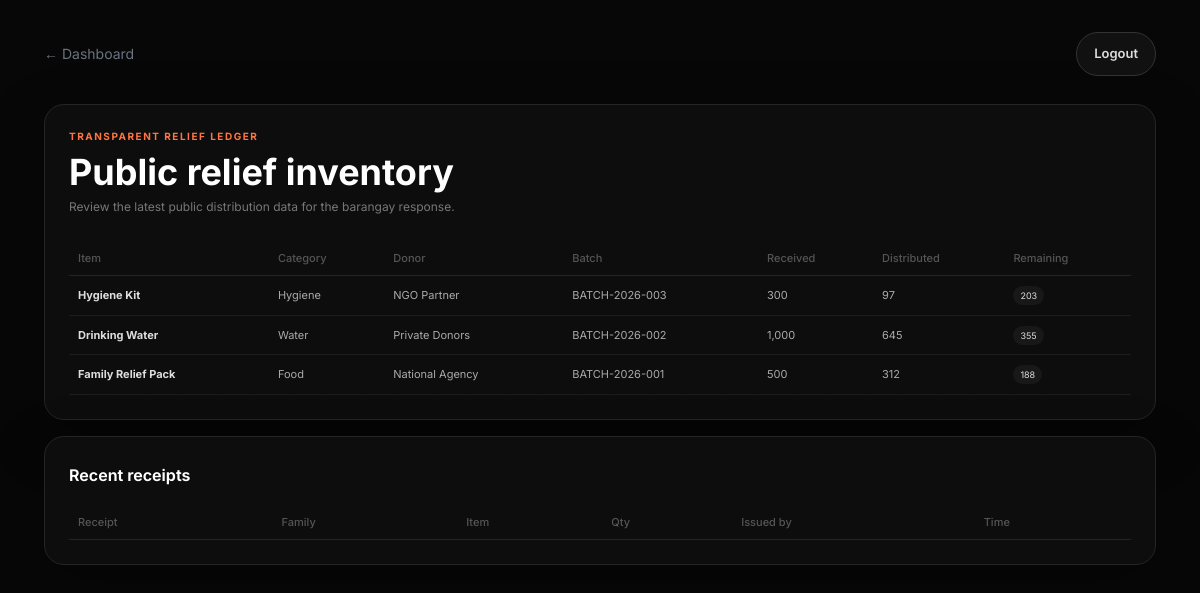
Screenshot of /relief.php (signed in) with the database file from the repository.
### tables this page shows
CREATE TABLE IF NOT EXISTS relief_inventory (
    id INT AUTO_INCREMENT PRIMARY KEY,
    item_name VARCHAR(120) NOT NULL,
    category VARCHAR(80) NOT NULL,
    quantity_received INT DEFAULT 0,
    quantity_distributed INT DEFAULT 0,
    unit VARCHAR(40) DEFAULT 'packs',
    donor VARCHAR(150),
    batch_code VARCHAR(60),
    received_at TIMESTAMP DEFAULT CURRENT_TIMESTAMP
);

### config.php (called while the page is built, shortened)
<?php
function current_user() {
    return $_SESSION['user'] ?? null;
}
?>

### helpers.php (called while the page is built, shortened)
<?php
function e($value) {
    return htmlspecialchars((string)$value, ENT_QUOTES, 'UTF-8');
}
function db_rows($conn, $sql, $fallback = [], $params = []) {
    $result = $conn->query($sql);
    return $result->fetch_all(MYSQLI_ASSOC);
}
?>

### relief.php (the view, shortened to what this page needs)
<?php
require_once "config.php";
require_once "helpers.php";
$isAdmin = (current_user()['role'] ?? '') === 'admin';
$inventory = db_rows($conn, "SELECT * FROM relief_inventory ORDER BY id DESC", []);
?>
<!doctype html><html><head><script src="https://cdn.tailwindcss.com"></script><link rel="stylesheet" href="app.css"></head>
<body class="bg-ink text-white min-h-screen"><div class="max-w-6xl mx-auto px-5 py-8"><div class="flex items-center justify-between gap-3"><a href="index.php" class="text-gray-500 text-sm">← Dashboard</a><a href="logout.php" class="btn btn-ghost">Logout</a></div>
<div class="mt-7 panel p-6"><div class="section-label">TRANSPARENT RELIEF LEDGER</div><h1 class="text-4xl font-bold mt-2"><?= $isAdmin ? 'Inventory & distribution control' : 'Public relief inventory' ?></h1><p class="muted mt-2"><?= $isAdmin ? 'Monitor incoming stock, distribution, and receipts for the local response.' : 'Review the latest public distribution data for the barangay response.' ?></p>
<div class="table-wrap mt-6"><table><thead><tr><th>Item</th><th>Category</th><th>Donor</th><th>Batch</th><th>Received</th><th>Distributed</th><th>Remaining</th></tr></thead><tbody><?php foreach($inventory as $i):?><tr><td><b><?=e($i['item_name'])?></b></td><td><?=e($i['category'])?></td><td><?=e($i['donor'])?></td><td><?=e($i['batch_code'])?></td><td><?=number_format($i['quantity_received'])?></td><td><?=number_format($i['quantity_distributed'])?></td><td><span class="remaining"><?=number_format($i['quantity_received']-$i['quantity_distributed'])?></span></td></tr><?php endforeach;?></tbody></table></div></div>
<div class="panel p-6 mt-4"><h2 class="text-xl font-semibold mb-4">Recent receipts</h2><div class="table-wrap"><table><thead><tr><th>Receipt</th><th>Family</th><th>Item</th><th>Qty</th><th>Issued by</th><th>Time</th></tr></thead></table></div></div></div></body></html>

### app.css (style rules this page uses)
* { box-sizing:border-box }
html { scroll-behavior:smooth }
body { font-family:Inter,system-ui,sans-serif;background:#070707 }
body:before { content:"";position:fixed;inset:0;pointer-events:none;opacity:.18;background-image:linear-gradient(rgba(255,255,255,.035) 1px,transparent 1px),linear-gradient(90deg,rgba(255,255,255,.025) 1px,transparent 1px);background-size:36px 36px }
.glass,.panel { background:rgba(15,15,15,.86);border:1px solid #252525;box-shadow:0 20px 60px rgba(0,0,0,.28) }
.btn { display:inline-flex;align-items:center;justify-content:center;border-radius:999px;padding:11px 17px;font-size:13px;font-weight:600;transition:.2s;border:1px solid #333 }
.btn-ghost { background:#111;color:#ddd }
.panel { border-radius:20px }
.panel h2 { font-size:16px;font-weight:650 }
.panel-head p,.panel p { color:#777;font-size:12px;margin-top:5px }
.section-label { font-size:10px;letter-spacing:.15em;color:#ff7542;font-weight:700 }
.muted { color:#777;line-height:1.7 }
.table-wrap { overflow:auto }
table { width:100%;border-collapse:collapse;font-size:11px }
th { text-align:left;color:#555;font-weight:500;padding:9px;border-bottom:1px solid #242424 }
td { padding:11px 9px;border-bottom:1px solid #1d1d1d;color:#aaa }
td b { display:block;color:#ddd }
.risk,.priority,.remaining { padding:4px 7px;border-radius:999px;font-size:9px }
.remaining { background:#181818;color:#ddd }

### rows the page displays
relief_inventory: item_name "Hygiene Kit", category "Hygiene", donor "NGO Partner", batch_code "BATCH-2026-003", quantity_received "300", quantity_distributed "97", $i['quantity_received']-$i['quantity_distributed'] "203"
relief_inventory: item_name "Drinking Water", category "Water", donor "Private Donors", batch_code "BATCH-2026-002", quantity_received "1,000", quantity_distributed "645", $i['quantity_received']-$i['quantity_distributed'] "355"
relief_inventory: item_name "Family Relief Pack", category "Food", donor "National Agency", batch_code "BATCH-2026-001", quantity_received "500", quantity_distributed "312", $i['quantity_received']-$i['quantity_distributed'] "188"
